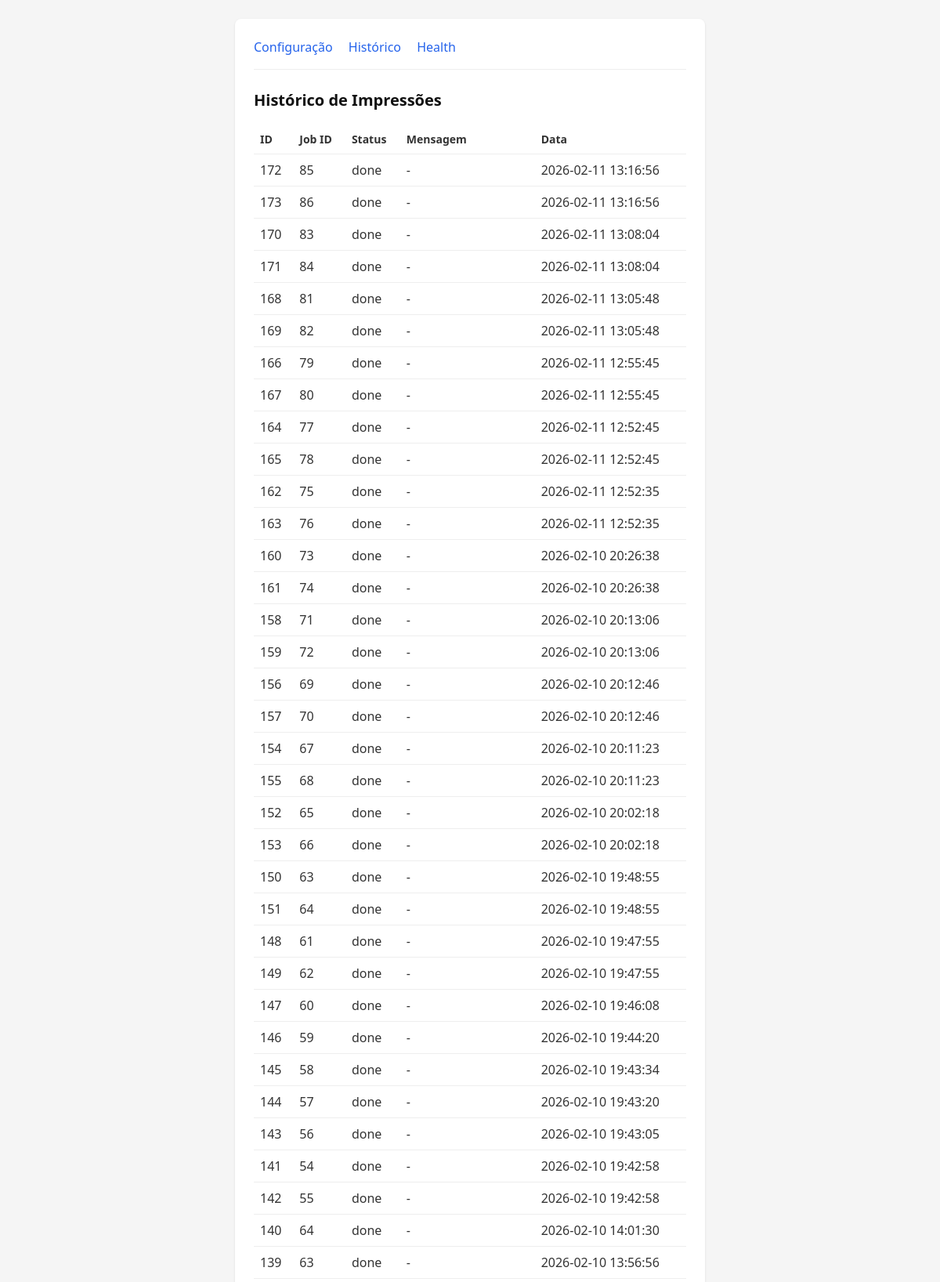
Page /logs (upper part) on the committed database.
### tables this page shows
CREATE TABLE print_logs (
                id INTEGER PRIMARY KEY AUTOINCREMENT,
                job_id INTEGER NOT NULL,
                status TEXT NOT NULL,
                message TEXT,
                created_at TIMESTAMP DEFAULT CURRENT_TIMESTAMP
            );

### app.py (the view)
@app.route("/logs")
def logs():
    logs_list = db.get_print_logs(limit=50)
    return render_template("logs.html", logs=logs_list)

### db.py (called while the page is built)
def _get_connection():
    if not DatabaseRecovery.validate_db_connection(DB_FILE):
        print(f"[WARN] Problema detectado no banco de dados. Tentando recuperar...")
        DatabaseRecovery.backup_db(DB_FILE)
    conn = sqlite3.connect(DB_FILE, timeout=10.0)  # Timeout aumentado
    conn.row_factory = sqlite3.Row
    conn.execute("PRAGMA journal_mode=WAL")
    return conn

def get_print_logs(limit: int = 50) -> list:
    conn = _get_connection()
    try:
        cursor = conn.execute(
            "SELECT id, job_id, status, message, created_at FROM print_logs "
            "ORDER BY created_at DESC LIMIT ?",
            (limit,),
        )
        return [
            {
                "id": row[0],
                "job_id": row[1],
                "status": row[2],
                "message": row[3] or "",
                "created_at": row[4],
            }
            for row in cursor.fetchall()
        ]
    finally:
        conn.close()

### error_recovery.py (called while the page is built)
    @staticmethod
    def validate_db_connection(db_file: str) -> bool:
        try:
            import sqlite3
            conn = sqlite3.connect(db_file, timeout=5.0)
            conn.execute("SELECT 1")
            conn.close()
            return True
        except Exception as e:
            logger.error(f"Erro ao validar banco de dados {db_file}: {e}")
            return False

### templates/logs.html (shortened to what this page needs)
{% extends "base.html" %}
{% block content %}
<h1>Histórico de Impressões</h1>
{% if logs %}
<table>
    <thead>
        <tr>
            <th>ID</th>
            <th>Job ID</th>
            <th>Status</th>
            <th>Mensagem</th>
            <th>Data</th>
        </tr>
    </thead>
    <tbody>
        {% for log in logs %}
        <tr>
            <td>{{ log.id }}</td>
            <td>{{ log.job_id }}</td>
            <td>{{ log.status }}</td>
            <td>{{ log.message or '-' }}</td>
            <td>{{ log.created_at }}</td>
        </tr>
        {% endfor %}
    </tbody>
</table>
{% else %}
<p>Nenhum registro de impressão ainda.</p>
{% endif %}
{% endblock %}

### templates/base.html (shortened to what this page needs)
<!DOCTYPE html>
<html lang="pt-BR">
<head>
</head>
<body>
    <div class="container">
        <nav>
            <a href="/">Configuração</a>
            <a href="/logs">Histórico</a>
            <a href="/health">Health</a>
        </nav>
        {% block content %}{% endblock %}
    </div>
</body>
</html>

### templates/base.html (style rules this page uses)
* { box-sizing: border-box; margin: 0; padding: 0; }
body { font-family: system-ui, -apple-system, sans-serif; line-height: 1.5; color: #333; background: #f5f5f5; padding: 1.5rem; }
.container { max-width: 600px; margin: 0 auto; background: #fff; padding: 1.5rem; border-radius: 8px; box-shadow: 0 1px 3px rgba(0,0,0,0.1); }
h1 { font-size: 1.25rem; margin-bottom: 1rem; color: #111; }
nav { margin-bottom: 1.5rem; padding-bottom: 1rem; border-bottom: 1px solid #eee; }
nav a { color: #2563eb; text-decoration: none; margin-right: 1rem; }
table { width: 100%; border-collapse: collapse; }
th, td { padding: 0.5rem; text-align: left; border-bottom: 1px solid #eee; }
th { font-weight: 600; font-size: 0.875rem; }

### rows in the picture
print_logs: id "172", job_id "85", status "done", message "-", created_at "2026-02-11 13:16:56"
print_logs: id "173", job_id "86", status "done", message "-", created_at "2026-02-11 13:16:56"
print_logs: id "170", job_id "83", status "done", message "-", created_at "2026-02-11 13:08:04"
print_logs: id "171", job_id "84", status "done", message "-", created_at "2026-02-11 13:08:04"
print_logs: id "168", job_id "81", status "done", message "-", created_at "2026-02-11 13:05:48"
print_logs: id "169", job_id "82", status "done", message "-", created_at "2026-02-11 13:05:48"
print_logs: id "166", job_id "79", status "done", message "-", created_at "2026-02-11 12:55:45"
print_logs: id "167", job_id "80", status "done", message "-", created_at "2026-02-11 12:55:45"
print_logs: id "164", job_id "77", status "done", message "-", created_at "2026-02-11 12:52:45"
print_logs: id "165", job_id "78", status "done", message "-", created_at "2026-02-11 12:52:45"
print_logs: id "162", job_id "75", status "done", message "-", created_at "2026-02-11 12:52:35"
print_logs: id "163", job_id "76", status "done", message "-", created_at "2026-02-11 12:52:35"
print_logs: id "160", job_id "73", status "done", message "-", created_at "2026-02-10 20:26:38"
print_logs: id "161", job_id "74", status "done", message "-", created_at "2026-02-10 20:26:38"
print_logs: id "158", job_id "71", status "done", message "-", created_at "2026-02-10 20:13:06"
print_logs: id "159", job_id "72", status "done", message "-", created_at "2026-02-10 20:13:06"
print_logs: id "156", job_id "69", status "done", message "-", created_at "2026-02-10 20:12:46"
print_logs: id "157", job_id "70", status "done", message "-", created_at "2026-02-10 20:12:46"
print_logs: id "154", job_id "67", status "done", message "-", created_at "2026-02-10 20:11:23"
print_logs: id "155", job_id "68", status "done", message "-", created_at "2026-02-10 20:11:23"
print_logs: id "152", job_id "65", status "done", message "-", created_at "2026-02-10 20:02:18"
print_logs: id "153", job_id "66", status "done", message "-", created_at "2026-02-10 20:02:18"
print_logs: id "150", job_id "63", status "done", message "-", created_at "2026-02-10 19:48:55"
print_logs: id "151", job_id "64", status "done", message "-", created_at "2026-02-10 19:48:55"
print_logs: id "148", job_id "61", status "done", message "-", created_at "2026-02-10 19:47:55"
print_logs: id "149", job_id "62", status "done", message "-", created_at "2026-02-10 19:47:55"
print_logs: id "147", job_id "60", status "done", message "-", created_at "2026-02-10 19:46:08"
print_logs: id "146", job_id "59", status "done", message "-", created_at "2026-02-10 19:44:20"
print_logs: id "145", job_id "58", status "done", message "-", created_at "2026-02-10 19:43:34"
print_logs: id "144", job_id "57", status "done", message "-", created_at "2026-02-10 19:43:20"
print_logs: id "143", job_id "56", status "done", message "-", created_at "2026-02-10 19:43:05"
print_logs: id "141", job_id "54", status "done", message "-", created_at "2026-02-10 19:42:58"
print_logs: id "142", job_id "55", status "done", message "-", created_at "2026-02-10 19:42:58"
print_logs: id "140", job_id "64", status "done", message "-", created_at "2026-02-10 14:01:30"
print_logs: id "139", job_id "63", status "done", message "-", created_at "2026-02-10 13:56:56"
